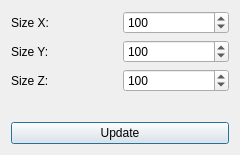
<?xml version="1.0" encoding="UTF-8"?>
<ui version="4.0">
 <class>ObjectDialog</class>
 <widget class="QDialog" name="ObjectDialog">
  <property name="geometry">
   <rect>
    <x>0</x>
    <y>0</y>
    <width>240</width>
    <height>155</height>
   </rect>
  </property>
  <property name="windowTitle">
   <string>Object Settings</string>
  </property>
  <layout class="QVBoxLayout" name="verticalLayout">
   <item>
    <layout class="QHBoxLayout" name="horizontalLayout">
     <item>
      <widget class="QLabel" name="label">
       <property name="text">
        <string>Size X:</string>
       </property>
      </widget>
     </item>
     <item>
      <widget class="QSpinBox" name="sizeXInput">
       <property name="minimum">
        <number>1</number>
       </property>
       <property name="maximum">
        <number>1000</number>
       </property>
       <property name="value">
        <number>100</number>
       </property>
      </widget>
     </item>
    </layout>
   </item>
   <item>
    <layout class="QHBoxLayout" name="horizontalLayout_2">
     <item>
      <widget class="QLabel" name="label_2">
       <property name="text">
        <string>Size Y:</string>
       </property>
      </widget>
     </item>
     <item>
      <widget class="QSpinBox" name="sizeYInput">
       <property name="minimum">
        <number>1</number>
       </property>
       <property name="maximum">
        <number>1000</number>
       </property>
       <property name="value">
        <number>100</number>
       </property>
      </widget>
     </item>
    </layout>
   </item>
   <item>
    <layout class="QHBoxLayout" name="horizontalLayout_3">
     <item>
      <widget class="QLabel" name="label_3">
       <property name="text">
        <string>Size Z:</string>
       </property>
      </widget>
     </item>
     <item>
      <widget class="QSpinBox" name="sizeZInput">
       <property name="minimum">
        <number>1</number>
       </property>
       <property name="maximum">
        <number>1000</number>
       </property>
       <property name="value">
        <number>100</number>
       </property>
      </widget>
     </item>
    </layout>
   </item>
   <item>
    <spacer name="verticalSpacer">
     <property name="orientation">
      <enum>Qt::Vertical</enum>
     </property>
     <property name="sizeHint" stdset="0">
      <size>
       <width>20</width>
       <height>40</height>
      </size>
     </property>
    </spacer>
   </item>
   <item>
    <widget class="QPushButton" name="updateButton">
     <property name="text">
      <string>Update</string>
     </property>
    </widget>
   </item>
  </layout>
 </widget>
 <resources/>
 <connections/>
</ui>
